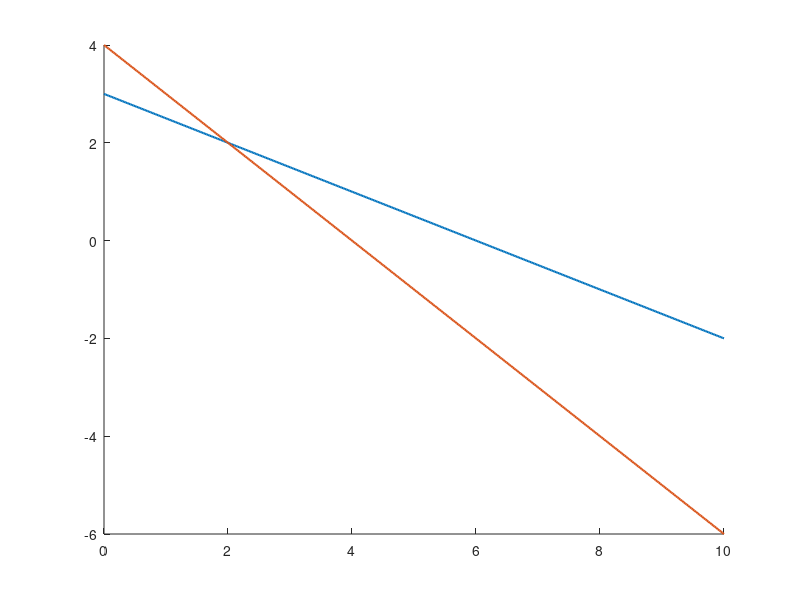

Reproduce this figure in MATLAB. (Note: this script raises an error after producing the figure.)
clc
clear
close all

%% Phase-1 (Problem Definition)

c = [2 5];
a = [1 2;
     1 1];
b = [6;4];

z  = @(x1,x2) 2*x1 + 5*x2;
c1 = @(x1,x2) x1 + 2*x2 - 6;
c2 = @(x1,x2) x1 + x2 - 4;

%% Phase-2 (Plot Constraints)

figure
hold on
x1 = linspace(0,10,400);

for i = 1:size(a,1)
    if a(i,2) ~= 0
        x2 = (b(i) - a(i,1)*x1)/a(i,2);
        plot(x1,x2,'LineWidth',1.5)
    else
        xline(b(i)/a(i,1),'LineWidth',1.5)
    end
end

yline(0,'k','LineWidth',1.5)
xline(0,'k','LineWidth',1.5)

xlabel('x1')
ylabel('x2')
title('LPP using Graphical Method (>= Constraints)')
grid on

%% Phase-3 (Find All Intersection Points)

pt = [];
A = [a; eye(2)];
B = [b; 0; 0];
m = size(A,1);

for i = 1:m
    for j = i+1:m
        AA = [A(i,:); A(j,:)];
        BB = [B(i); B(j)];
        x = AA \ BB;
        pt = [pt x];
    end
end

%% Phase-4 (Find Feasible Points)

pt = unique(pt','rows')';
FP = [];
Z  = [];

for i = 1:size(pt,2)
    
    x1 = pt(1,i);
    x2 = pt(2,i);
    
    if c1(x1,x2) >= 0 && ...
       c2(x1,x2) >= 0 && ...
       x1 >= 0 && x2 >= 0
        
        FP = [FP [x1; x2]];
        Z  = [Z z(x1,x2)];
        
        plot(x1,x2,'*r','MarkerSize',10)
    end
end

hold off

%% Phase-5 (Check Optimal Value)

if isempty(Z)
    disp('No feasible solution')
else
    [Zmax, idx] = max(Z);
    optimal_point = FP(:,idx);
    
    fprintf('Feasible Points:\n')
    disp(FP')
    
    fprintf('Objective Values:\n')
    disp(Z')
    
    fprintf('Optimal Point: (%.2f , %.2f)\n',optimal_point(1),optimal_point(2))
    fprintf('Maximum Value: %.2f\n',Zmax)
end
